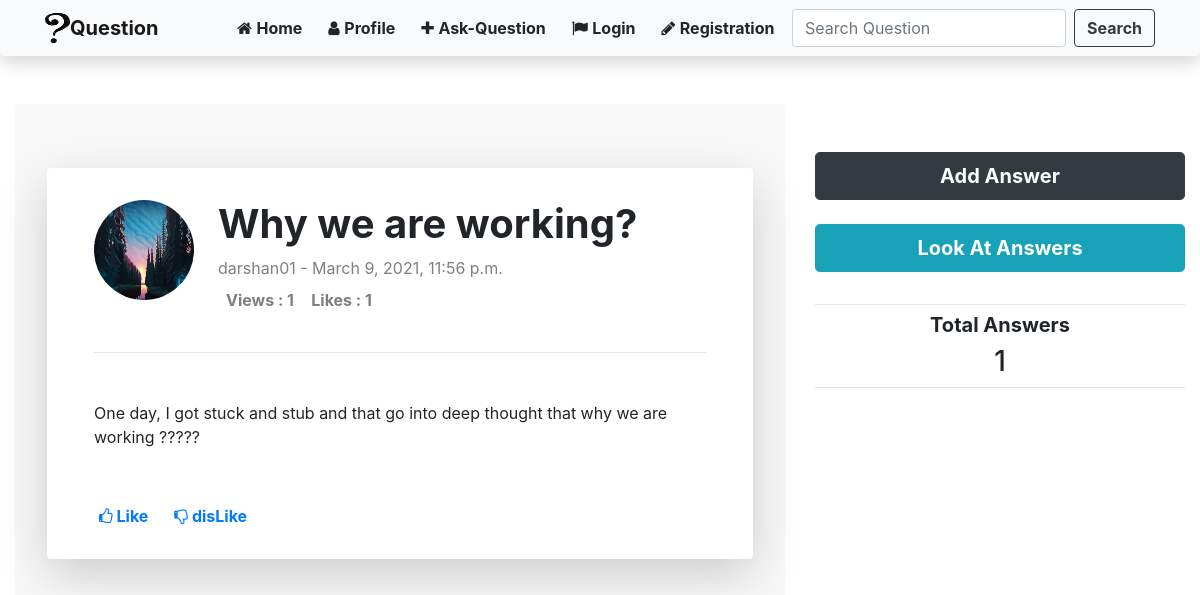
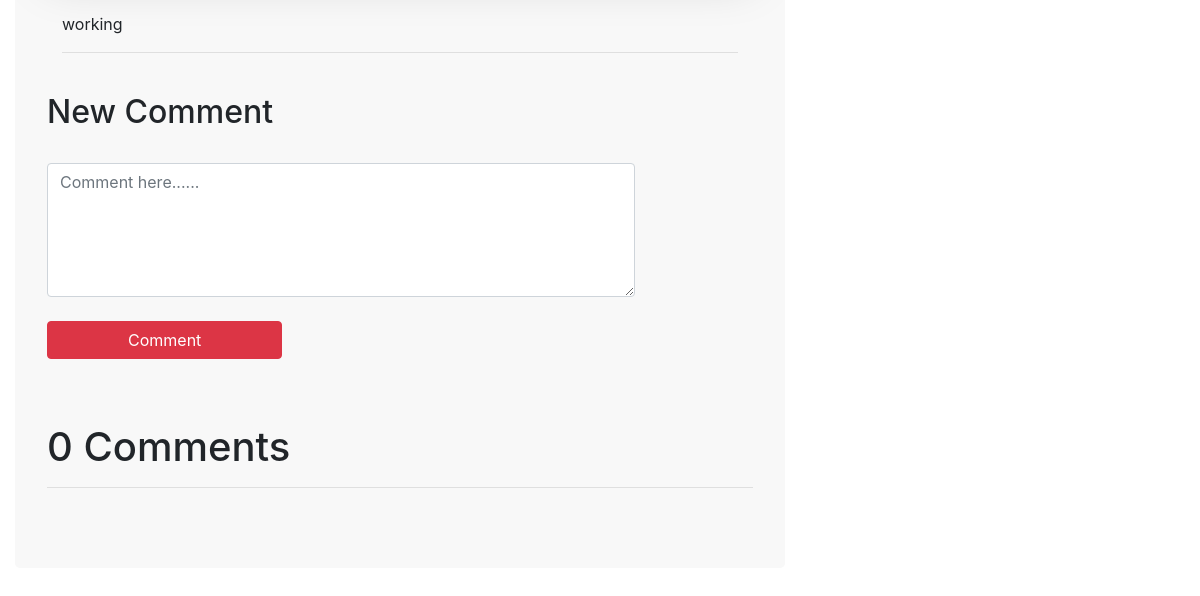
Before: /DetailsQUE/6 with the older database file (2 pictures, top to bottom).
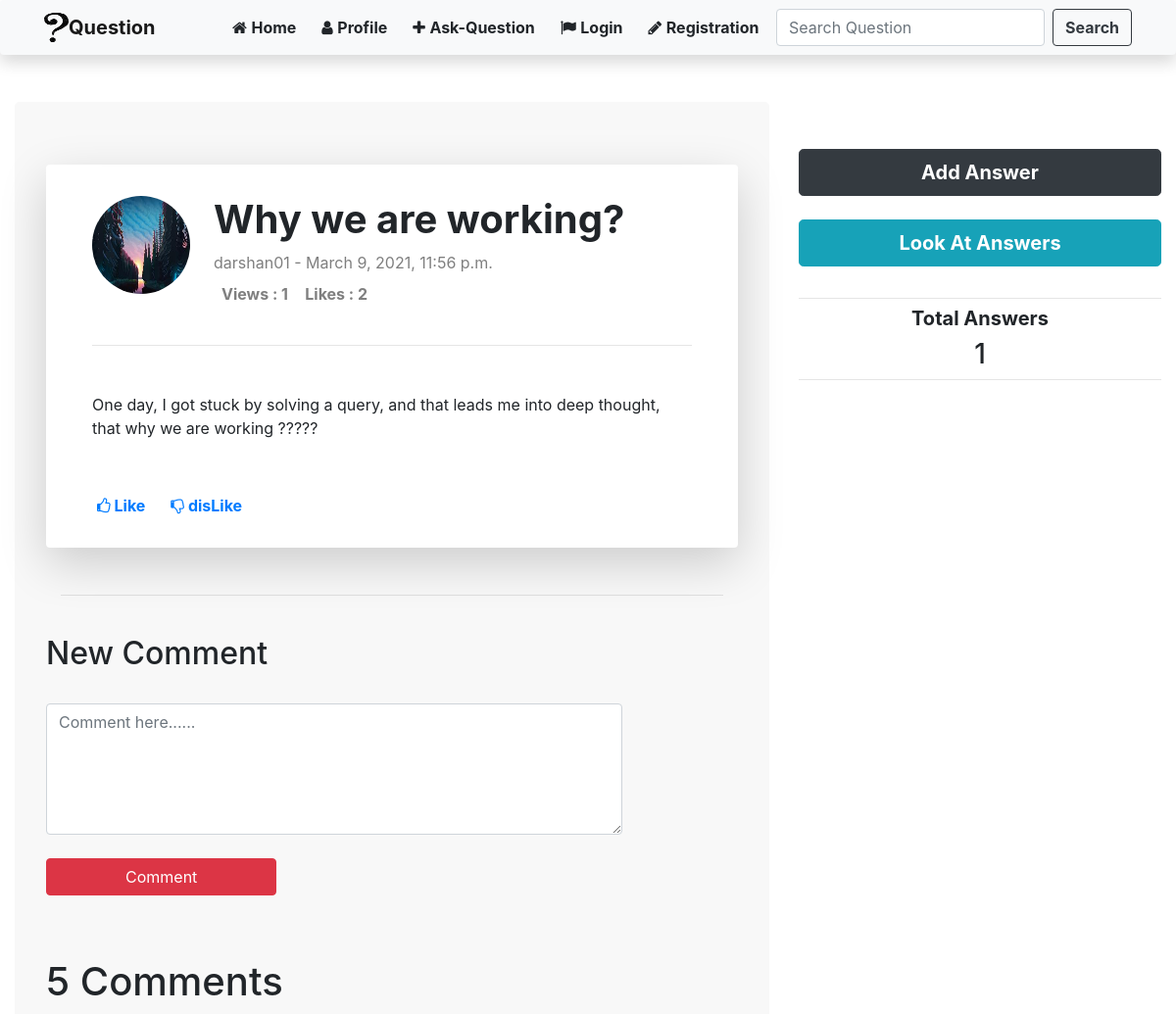
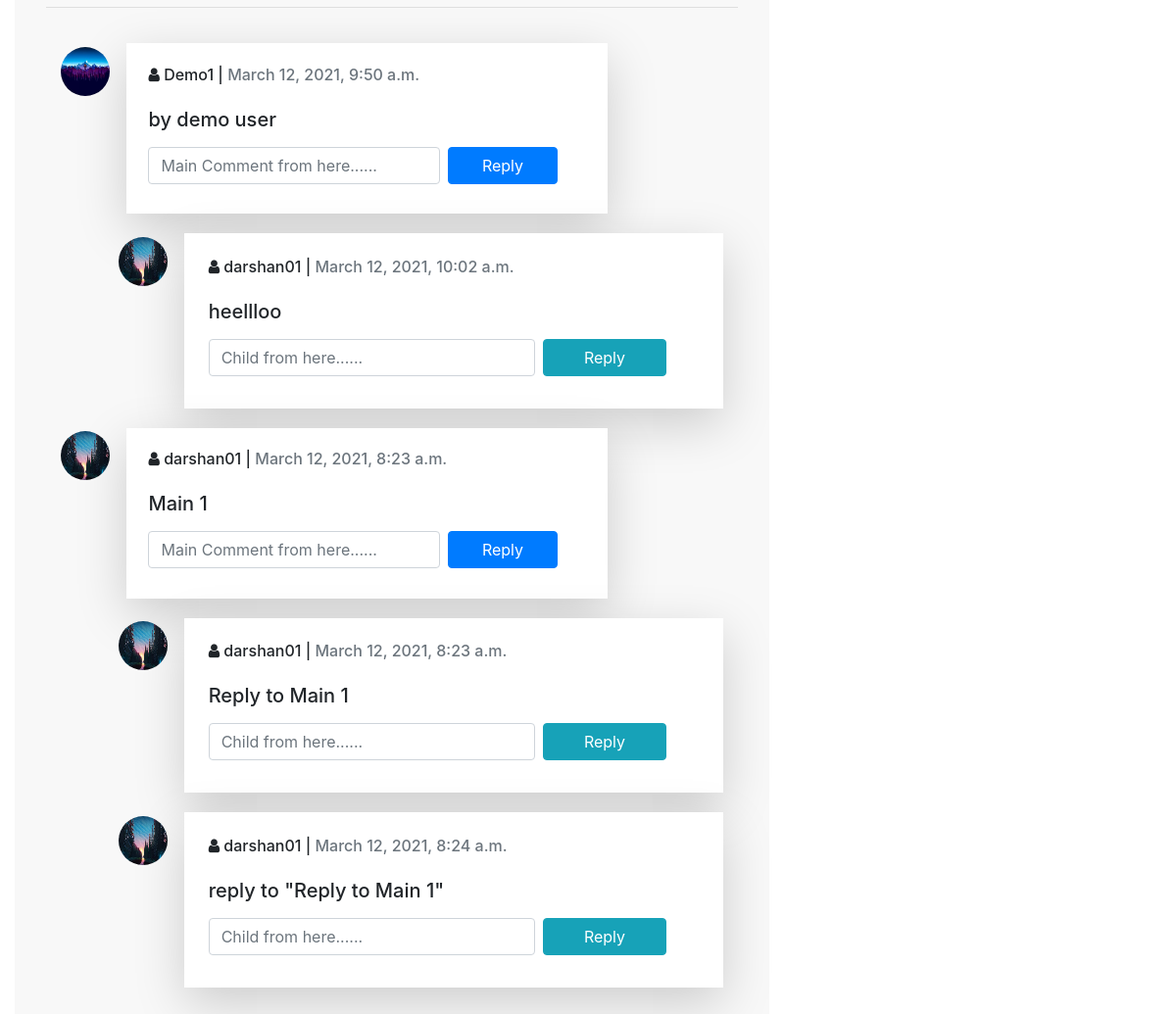
After: the same page with the newer database file (2 pictures, top to bottom).
### Question/models.py (models this page shows, shortened)
class Question(models.Model):
    postby = models.ForeignKey(User, on_delete=models.CASCADE, null=True)
    postdate = models.DateTimeField(auto_now_add=True)
    title = models.TextField(null=True)
    description = RichTextField(null=True)
    Tags = TaggableManager(blank=True)
    likes = models.ManyToManyField(User, related_name='que_like', blank=True)
    views = models.ManyToManyField(
        IpModel, related_name="que_views", blank=True)
    comment = models.ManyToManyField(
        Comment, related_name='que_comment', null=True, blank=True)
    def total_like(self):
        return self.likes.count()
    def total_view(self):
        return self.views.count()

class Comment(models.Model):
    postby = models.ForeignKey(User, on_delete=models.CASCADE, null=True)
    body = models.TextField(blank=False, null=False)
    parent = models.ForeignKey(
        'self', on_delete=models.CASCADE, related_name='replies', null=True)
    timestamp = models.DateTimeField(default=now)
    class Meta:
        ordering = ('timestamp',)

### Profile/models.py (models this page shows, shortened)
class Profile(models.Model):
    user = models.OneToOneField(User, on_delete=models.CASCADE)
    image = models.ImageField(default='default.jpg', upload_to='Profile_pic')
    gender = models.CharField(choices=GENDER_CHOICES,
                              max_length=10, default='Male')
    Address = models.TextField(null=True, blank=True)
    education = models.TextField(null=True, blank=True)
    skill = TaggableManager(blank=True)
    about = models.TextField(null=True)

### Question/views.py (the view)
# urls.py: path('DetailsQUE/<int:qid>', views.Detailquestion, name='Detail-Question'),
def Detailquestion(request, qid):
    quest = Question.objects.get(id=qid)
    total_like = quest.total_like()
    tagsList = []
    for tag in quest.Tags.all():
        tagsList.append(tag.name)
    ip = get_client_ip(request)
    if not IpModel.objects.filter(ip=ip).exists():
        IpModel.objects.create(ip=ip)
    quest.views.add(IpModel.objects.get(ip=ip))
    total_view = quest.total_view()
    comments = quest.comment.all().order_by('-timestamp')
    alist = Answer.objects.filter(Qid=qid)
    totalans = alist.count()
    totalcomt = comments.count()
    return render(request, 'Questions/DetailQuestion.html', {'quest': quest, 'tagsList': tagsList, 'total_like': total_like, 'total_view': total_view, 'totalans': totalans, 'comments': comments, 'totalcomt': totalcomt})

### Question/views.py (called while the page is built)
def get_client_ip(request):
    x_forwarded_for = request.META.get('HTTP_X_FORWARDED_FOR')
    if x_forwarded_for:
        ip = x_forwarded_for.split(',')[0]
    else:
        ip = request.META.get('REMOTE_ADDR')
    return ip

### Question/templates/Questions/DetailQuestion.html (shortened to what the changed rows need)
{% extends "Questions/base.html" %}
{% block content %}
<div class="row">
    <div class="col-sm-8">
        <div style="background:rgb(248, 248, 248)" class="jumbotron">
            <div class="container">
                <div class="d-flex justify-content-center row shadow-lg p-4 mb-5 bg-white rounded">
                    <div class="col">
                        <div class="d-flex flex-column comment-section">
                            <div class="bg-white p-2">
                                <div class="d-flex flex-row user-info"><img class="rounded-circle"
                                        src="{{quest.postby.profile.image.url}}" width="100" height="100">
                                    <div class="d-flex flex-column justify-content-start ml-4">
                                        <h1><b> {{quest.title}} </b></h1>
                                        <span class="date text-black-50">{{quest.postby}} - {{quest.postdate}}</span>
                                        <span class="date text-black-50">
                                            <div class="like p-2 cursor"><b>Views : {{total_view}}
                                                </b>&nbsp;&nbsp; <b>Likes : {{total_like}}
                                                </b></div>
                                        </span>
                                        <span class="date text-black-50">
                                            <div class="like p-2 cursor"> </div>
                                        </span>
                                    </div>
                                </div>
                                <div class="mt-5">
                                    <p class="comment-text">{{quest.description |safe}}</p>
                                </div>
                            </div>
                            <br>
                        </div>
                    </div>
                </div>
                {%for l in tagsList%}
                {{l}}
                {%endfor%}
                <hr>
                <br>
            </div>
            <h2>New Comment</h2>
            <br>
            <form class="form-group " method="POST" action="/DetailsQUE/{{quest.id}}/comment">
                <textarea name="body" cols="40" rows="5" class="form-control mr-sm-2 col-sm-10"
                    placeholder="Comment here......" required></textarea>
                <br>
                <input type="submit" class="btn btn-danger col-sm-4" value="Comment" />
            </form>
            <br>
            <br>
            <h1>{{totalcomt}} Comments</h1>
            <hr>
            {%for c in comments %}
            {% if not c.parent %}
            <div class="container">
                <div class="row">
                    <div class="col-md-10">
                        <div class="media g-mb-30 media-comment">
                            <img class="d-flex g-width-50 g-height-50 rounded-circle g-mt-3 g-mr-15"
                                src="{{c.postby.profile.image.url}}" alt="Image Description">
                            <div class="media-body shadow-lg g-bg-secondary g-pa-30">
                                <h6 class="h6 g-color-gray-dark-v1 mb-0"><i class="fa fa-user"></i> {{c.postby}} | <span
                                        class="g-color-gray-dark-v4 text-muted">{{c.timestamp}}</span></h6>
                                <br>
                                <h5>
                                    <p class="comment-text">{{c.body}}</p>
                                </h5>
                                <div>
                                    <form class="form-inline my-2 my-lg-2" method="POST"
                                        action="/DetailsQUE/{{quest.id}}/comment">
                                        <input type="text" name="body" class="form-control mr-sm-2 col-sm-8"
                                            placeholder="Main Comment from here......" required>
                                        <input type="submit" class="btn btn-primary col-sm-3" value="Reply" />
                                    </form>
                                </div>
                            </div>
                        </div>
                    </div>
                </div>
            </div>
            {%endif%}
            {% for reply in c.replies.all %}
            <div class="container">
                <div class="row">
                    <div class="col-md-1"></div>
                    <div class="col-md-11">
                        <div class="media g-mb-30 media-comment">
                            <img class="d-flex g-width-50 g-height-50 rounded-circle g-mt-3 g-mr-15"
                                src="{{reply.postby.profile.image.url}}" alt="Image Description">
                            <div class="media-body shadow-lg g-bg-secondary g-pa-30">
                                <h6 class="h6 g-color-gray-dark-v1 mb-0"><i class="fa fa-user"></i> {{reply.postby}} |
                                    <span class="g-color-gray-dark-v4 text-muted">{{reply.timestamp}}</span>
                                </h6>
                                <br>
                                <h5>
                                    <p class="comment-text">{{reply.body}}</p>
                                </h5>
                                <div>
                                    <form class="form-inline my-2 my-lg-2" method="POST"
                                        action="/DetailsQUE/{{quest.id}}/comment">
                                        <input type="text" name="body" class="form-control mr-sm-2 col-sm-8"
                                            placeholder="Child from here......" required>
                                        <input type="submit" class="btn btn-info col-sm-3" value="Reply" />
                                    </form>
                                </div>
                            </div>
                        </div>
                    </div>
                </div>
            </div>
            {%endfor%}
            {%endfor%}
        </div>
    </div>
</div>
{% endblock content %}

Changed rows visible on the page:
no longer on this page (row unchanged): Tag: tagsList "working"
changed Question "Why we are working?": description "One day, I got stuck and stub and that go into deep thought that why we are working ?????" → "One day, I got stuck by solving a query, and that leads me into deep thought, that why we are working ?????"
added Comment: postby.profile.image (picture), postby "Demo1", timestamp "March 12, 2021, 9:50 a.m.", body "by demo user", shown under "5 Comments"
added Comment: postby.profile.image (picture), postby "darshan01", timestamp "March 12, 2021, 10:02 a.m.", body "heellloo", shown under "Demo1"
added Comment: postby.profile.image (picture), postby "darshan01", timestamp "March 12, 2021, 8:23 a.m.", body "Main 1", shown under "5 Comments"
added Comment: postby.profile.image (picture), postby "darshan01", timestamp "March 12, 2021, 8:23 a.m.", body "Reply to Main 1"
added Comment: postby.profile.image (picture), postby "darshan01", timestamp "March 12, 2021, 8:24 a.m.", body "reply to \"Reply to Main 1\""
Other visible differences:
{{ total_like }}: "1" → "2"
{{ totalcomt }}: "0" → "5"
